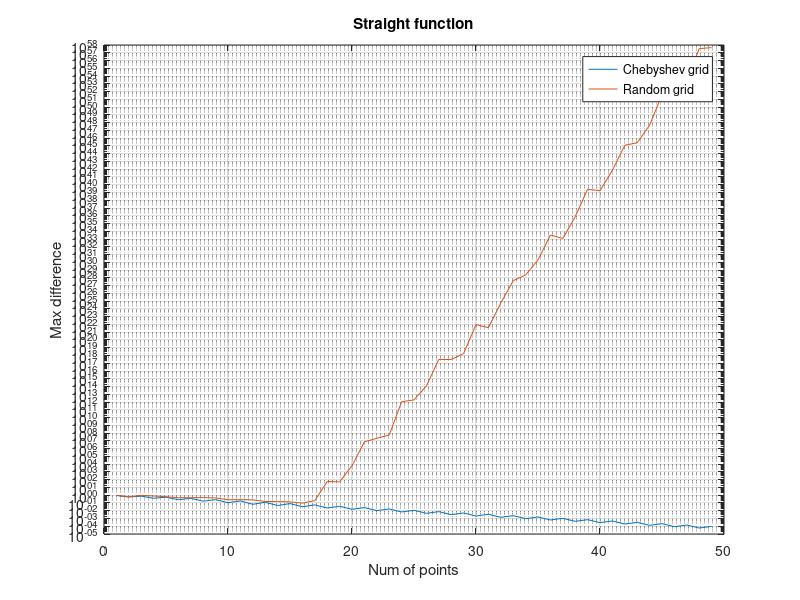
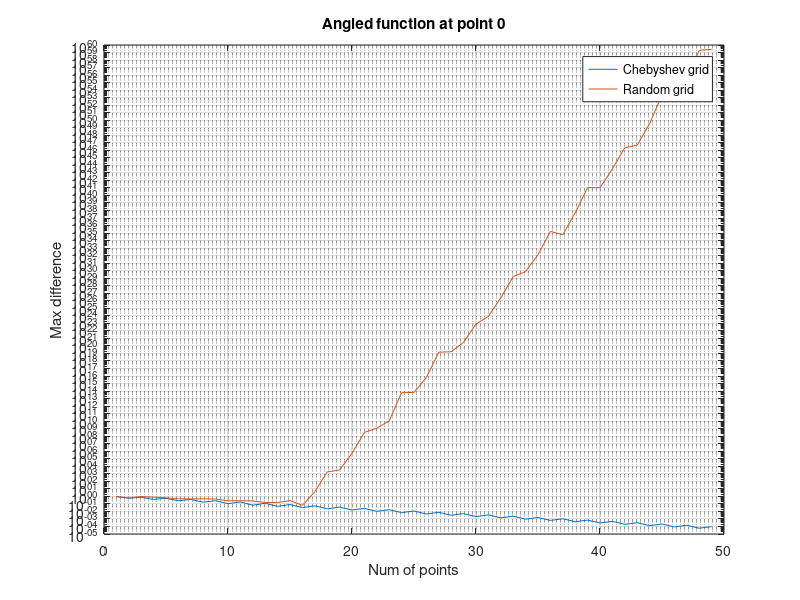
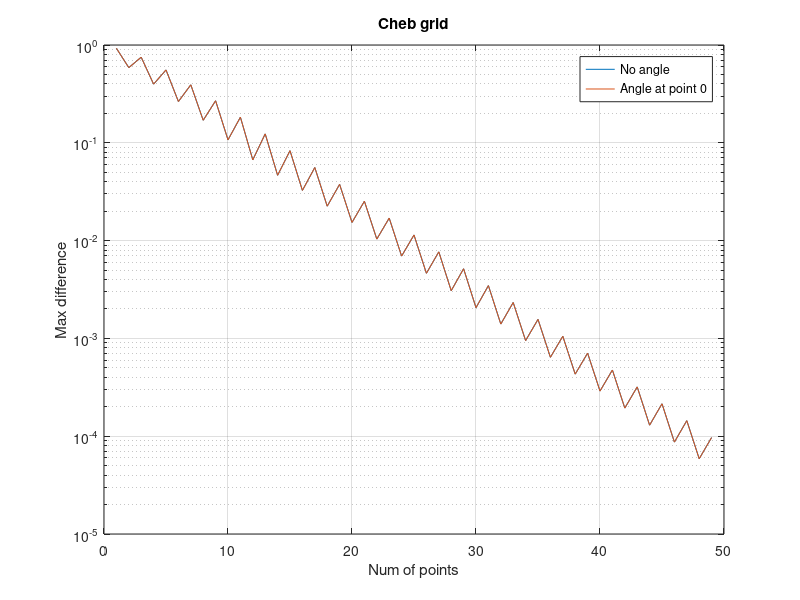
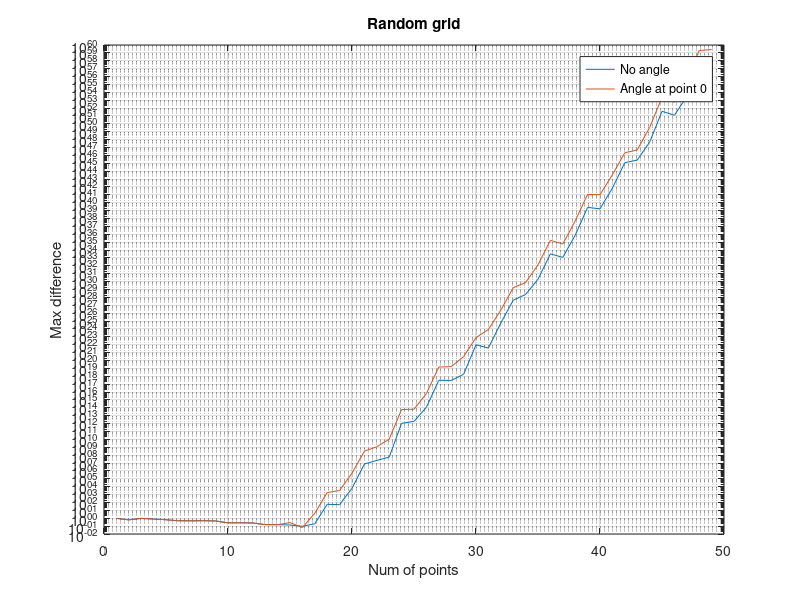

These charts were generated, in order, by the following MATLAB code:
%Straight on chebyshev and random grid
A = load('output1.txt');
pnts = A(:, 1);
mstk = A(:, 2);
semilogy(pnts, mstk)
grid on
hold on
A = load('output3.txt');
pnts = A(:, 1);
mstk = A(:, 2);
semilogy(pnts, mstk)
xlabel('Num of points')
ylabel('Max difference')
title('Straight function')
legend('Chebyshev grid', 'Random grid')

%Angled on chebyshev and random grid
figure
A = load('output2.txt');
pnts = A(:, 1);
mstk = A(:, 2);
semilogy(pnts, mstk)
grid on
hold on
A = load('output4.txt');
pnts = A(:, 1);
mstk = A(:, 2);
semilogy(pnts, mstk)
xlabel('Num of points')
ylabel('Max difference')
title('Angled function at point 0')
legend('Chebyshev grid', 'Random grid')

%Straight and angled on chebyshev grid
figure
A = load('output1.txt');
pnts = A(:, 1);
mstk = A(:, 2);
semilogy(pnts, mstk)
grid on
hold on
A = load('output2.txt');
pnts = A(:, 1);
mstk = A(:, 2);
semilogy(pnts, mstk)
xlabel('Num of points')
ylabel('Max difference')
title('Cheb grid')
legend('No angle', 'Angle at point 0')

%Straight and angled on random grid
figure
A = load('output3.txt');
pnts = A(:, 1);
mstk = A(:, 2);
semilogy(pnts, mstk)
grid on
hold on
A = load('output4.txt');
pnts = A(:, 1);
mstk = A(:, 2);
semilogy(pnts, mstk)
xlabel('Num of points')
ylabel('Max difference')
title('Random grid')
legend('No angle', 'Angle at point 0')